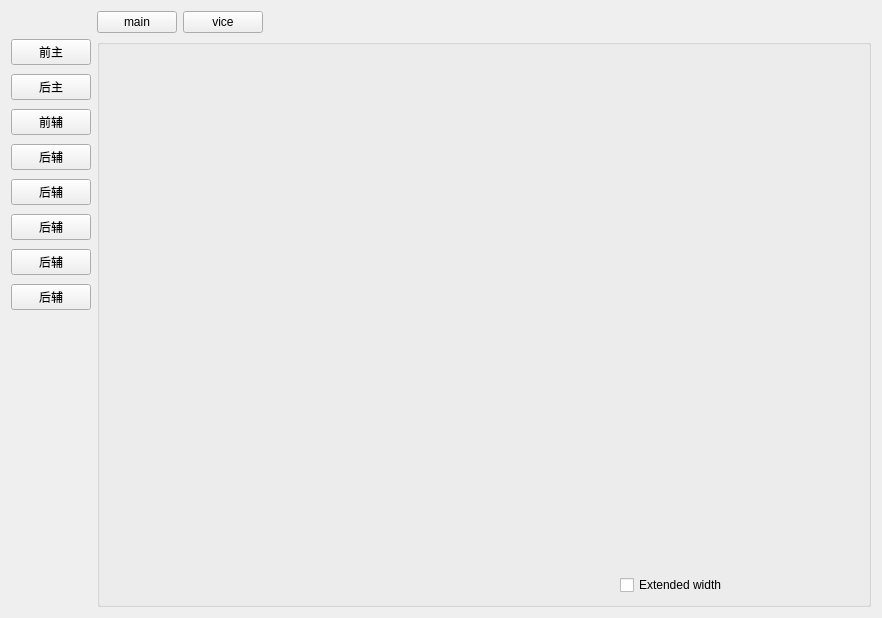
<?xml version="1.0" encoding="UTF-8"?>
<ui version="4.0">
 <class>ejectDelay</class>
 <widget class="QWidget" name="ejectDelay">
  <property name="geometry">
   <rect>
    <x>0</x>
    <y>0</y>
    <width>882</width>
    <height>618</height>
   </rect>
  </property>
  <property name="windowTitle">
   <string notr="true">Form</string>
  </property>
  <layout class="QGridLayout" name="gridLayout">
   <item row="0" column="1">
    <layout class="QHBoxLayout" name="horizontalLayout_5">
     <item>
      <widget class="QPushButton" name="mainBtn">
       <property name="text">
        <string notr="true">main</string>
       </property>
      </widget>
     </item>
     <item>
      <widget class="QPushButton" name="viceBtn">
       <property name="text">
        <string notr="true">vice</string>
       </property>
      </widget>
     </item>
     <item>
      <layout class="QHBoxLayout" name="horizontalLayout">
       <item>
        <spacer name="horizontalSpacer">
         <property name="orientation">
          <enum>Qt::Horizontal</enum>
         </property>
         <property name="sizeHint" stdset="0">
          <size>
           <width>40</width>
           <height>20</height>
          </size>
         </property>
        </spacer>
       </item>
       <item>
        <widget class="UiGroupWidget" name="groupWidget" native="true"/>
       </item>
       <item>
        <spacer name="horizontalSpacer_2">
         <property name="orientation">
          <enum>Qt::Horizontal</enum>
         </property>
         <property name="sizeHint" stdset="0">
          <size>
           <width>40</width>
           <height>20</height>
          </size>
         </property>
        </spacer>
       </item>
      </layout>
     </item>
    </layout>
   </item>
   <item row="1" column="0">
    <layout class="QVBoxLayout" name="verticalLayout_3">
     <property name="spacing">
      <number>9</number>
     </property>
     <item>
      <widget class="QPushButton" name="pushButton_0">
       <property name="text">
        <string notr="true">前主</string>
       </property>
      </widget>
     </item>
     <item>
      <widget class="QPushButton" name="pushButton_1">
       <property name="text">
        <string notr="true">后主</string>
       </property>
      </widget>
     </item>
     <item>
      <widget class="QPushButton" name="pushButton_4">
       <property name="text">
        <string notr="true">前辅</string>
       </property>
      </widget>
     </item>
     <item>
      <widget class="QPushButton" name="pushButton_5">
       <property name="text">
        <string notr="true">后辅</string>
       </property>
      </widget>
     </item>
     <item>
      <widget class="QPushButton" name="pushButton_6">
       <property name="text">
        <string notr="true">后辅</string>
       </property>
      </widget>
     </item>
     <item>
      <widget class="QPushButton" name="pushButton_7">
       <property name="text">
        <string notr="true">后辅</string>
       </property>
      </widget>
     </item>
     <item>
      <widget class="QPushButton" name="pushButton_8">
       <property name="text">
        <string notr="true">后辅</string>
       </property>
      </widget>
     </item>
     <item>
      <widget class="QPushButton" name="pushButton_9">
       <property name="text">
        <string notr="true">后辅</string>
       </property>
      </widget>
     </item>
     <item>
      <spacer name="verticalSpacer_15">
       <property name="orientation">
        <enum>Qt::Vertical</enum>
       </property>
       <property name="sizeHint" stdset="0">
        <size>
         <width>20</width>
         <height>40</height>
        </size>
       </property>
      </spacer>
     </item>
    </layout>
   </item>
   <item row="1" column="1">
    <widget class="QGroupBox" name="groupBox">
     <property name="title">
      <string/>
     </property>
     <layout class="QHBoxLayout" name="horizontalLayout_9">
      <item>
       <layout class="QVBoxLayout" name="verticalLayout">
        <property name="spacing">
         <number>20</number>
        </property>
        <item>
         <layout class="QHBoxLayout" name="horizontalLayout_2">
          <item>
           <spacer name="horizontalSpacer_3">
            <property name="orientation">
             <enum>Qt::Horizontal</enum>
            </property>
            <property name="sizeHint" stdset="0">
             <size>
              <width>20</width>
              <height>20</height>
             </size>
            </property>
           </spacer>
          </item>
          <item>
           <widget class="SetEditValueWidget" name="ejectDelayWidget" native="true"/>
          </item>
         </layout>
        </item>
        <item>
         <layout class="QHBoxLayout" name="horizontalLayout_4">
          <item>
           <spacer name="horizontalSpacer_7">
            <property name="orientation">
             <enum>Qt::Horizontal</enum>
            </property>
            <property name="sizeHint" stdset="0">
             <size>
              <width>20</width>
              <height>20</height>
             </size>
            </property>
           </spacer>
          </item>
          <item>
           <widget class="SetEditValueWidget" name="ejectDelayWidget_2" native="true"/>
          </item>
         </layout>
        </item>
        <item>
         <layout class="QHBoxLayout" name="horizontalLayout_12">
          <item>
           <spacer name="horizontalSpacer_18">
            <property name="orientation">
             <enum>Qt::Horizontal</enum>
            </property>
            <property name="sizeHint" stdset="0">
             <size>
              <width>20</width>
              <height>20</height>
             </size>
            </property>
           </spacer>
          </item>
          <item>
           <widget class="SetEditValueWidget" name="ejectDelayWidget_3" native="true"/>
          </item>
         </layout>
        </item>
        <item>
         <layout class="QHBoxLayout" name="horizontalLayout_13">
          <item>
           <spacer name="horizontalSpacer_19">
            <property name="orientation">
             <enum>Qt::Horizontal</enum>
            </property>
            <property name="sizeHint" stdset="0">
             <size>
              <width>20</width>
              <height>20</height>
             </size>
            </property>
           </spacer>
          </item>
          <item>
           <widget class="SetEditValueWidget" name="ejectDelayWidget_4" native="true"/>
          </item>
         </layout>
        </item>
        <item>
         <layout class="QHBoxLayout" name="horizontalLayout_11">
          <item>
           <spacer name="horizontalSpacer_17">
            <property name="orientation">
             <enum>Qt::Horizontal</enum>
            </property>
            <property name="sizeHint" stdset="0">
             <size>
              <width>20</width>
              <height>20</height>
             </size>
            </property>
           </spacer>
          </item>
          <item>
           <widget class="SetEditValueWidget" name="ejectModelDelayWidget" native="true"/>
          </item>
         </layout>
        </item>
        <item>
         <layout class="QHBoxLayout" name="horizontalLayout_3">
          <item>
           <spacer name="horizontalSpacer_5">
            <property name="orientation">
             <enum>Qt::Horizontal</enum>
            </property>
            <property name="sizeHint" stdset="0">
             <size>
              <width>20</width>
              <height>20</height>
             </size>
            </property>
           </spacer>
          </item>
          <item>
           <widget class="SetEditValueWidget" name="ejectDurationWidget" native="true"/>
          </item>
         </layout>
        </item>
       </layout>
      </item>
      <item>
       <layout class="QVBoxLayout" name="verticalLayout_2">
        <item>
         <layout class="QHBoxLayout" name="horizontalLayout_6">
          <item>
           <spacer name="horizontalSpacer_9">
            <property name="orientation">
             <enum>Qt::Horizontal</enum>
            </property>
            <property name="sizeHint" stdset="0">
             <size>
              <width>20</width>
              <height>20</height>
             </size>
            </property>
           </spacer>
          </item>
          <item>
           <widget class="SetEditValueWidget" name="waitTimeWidget" native="true"/>
          </item>
         </layout>
        </item>
        <item>
         <layout class="QHBoxLayout" name="horizontalLayout_7">
          <item>
           <spacer name="horizontalSpacer_11">
            <property name="orientation">
             <enum>Qt::Horizontal</enum>
            </property>
            <property name="sizeHint" stdset="0">
             <size>
              <width>20</width>
              <height>20</height>
             </size>
            </property>
           </spacer>
          </item>
          <item>
           <widget class="SetEditValueWidget" name="tailTimeWidget" native="true"/>
          </item>
         </layout>
        </item>
        <item>
         <layout class="QHBoxLayout" name="horizontalLayout_10">
          <item>
           <spacer name="horizontalSpacer_15">
            <property name="orientation">
             <enum>Qt::Horizontal</enum>
            </property>
            <property name="sizeHint" stdset="0">
             <size>
              <width>20</width>
              <height>20</height>
             </size>
            </property>
           </spacer>
          </item>
          <item>
           <widget class="SetEditValueWidget" name="ejectDuration2Widget" native="true"/>
          </item>
         </layout>
        </item>
        <item>
         <layout class="QHBoxLayout" name="horizontalLayout_16">
          <item>
           <spacer name="horizontalSpacer_25">
            <property name="orientation">
             <enum>Qt::Horizontal</enum>
            </property>
            <property name="sizeHint" stdset="0">
             <size>
              <width>20</width>
              <height>20</height>
             </size>
            </property>
           </spacer>
          </item>
          <item>
           <widget class="SetEditValueWidget" name="valveDefendTimeWidget" native="true"/>
          </item>
         </layout>
        </item>
        <item>
         <layout class="QHBoxLayout" name="horizontalLayout_17">
          <item>
           <spacer name="horizontalSpacer_27">
            <property name="orientation">
             <enum>Qt::Horizontal</enum>
            </property>
            <property name="sizeHint" stdset="0">
             <size>
              <width>20</width>
              <height>20</height>
             </size>
            </property>
           </spacer>
          </item>
          <item>
           <widget class="SetEditValueWidget" name="valveUndefendTimeWidget" native="true"/>
          </item>
         </layout>
        </item>
        <item>
         <layout class="QHBoxLayout" name="horizontalLayout_8">
          <item>
           <spacer name="horizontalSpacer_13">
            <property name="orientation">
             <enum>Qt::Horizontal</enum>
            </property>
            <property name="sizeHint" stdset="0">
             <size>
              <width>20</width>
              <height>20</height>
             </size>
            </property>
           </spacer>
          </item>
          <item>
           <widget class="QCheckBox" name="expandTickCheckBox">
            <property name="text">
             <string notr="true">Extended width</string>
            </property>
           </widget>
          </item>
          <item>
           <spacer name="horizontalSpacer_14">
            <property name="orientation">
             <enum>Qt::Horizontal</enum>
            </property>
            <property name="sizeHint" stdset="0">
             <size>
              <width>20</width>
              <height>20</height>
             </size>
            </property>
           </spacer>
          </item>
         </layout>
        </item>
       </layout>
      </item>
     </layout>
     <zorder></zorder>
     <zorder></zorder>
    </widget>
   </item>
  </layout>
 </widget>
 <customwidgets>
  <customwidget>
   <class>UiGroupWidget</class>
   <extends>QWidget</extends>
   <header location="global">../uikits/src/UiGroupWidget.h</header>
   <container>1</container>
  </customwidget>
  <customwidget>
   <class>SetEditValueWidget</class>
   <extends>QWidget</extends>
   <header location="global">mysortwidget/seteditvaluewidget.h</header>
   <container>1</container>
  </customwidget>
 </customwidgets>
 <resources/>
 <connections/>
</ui>
